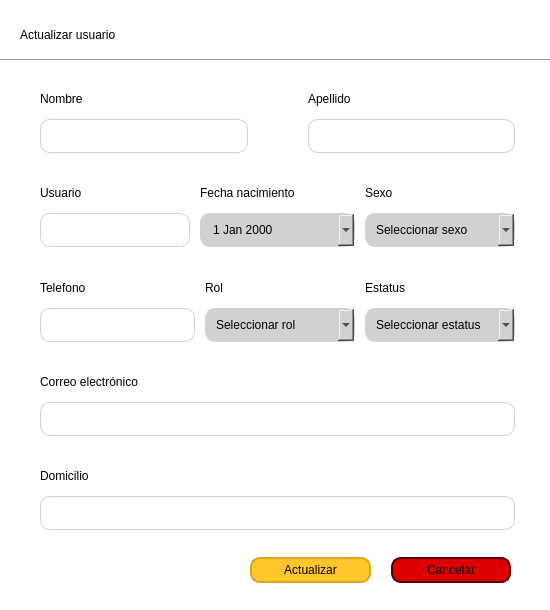
<?xml version="1.0" encoding="UTF-8"?>
<ui version="4.0">
 <class>Dialog</class>
 <widget class="QDialog" name="Dialog">
  <property name="geometry">
   <rect>
    <x>0</x>
    <y>0</y>
    <width>550</width>
    <height>610</height>
   </rect>
  </property>
  <property name="minimumSize">
   <size>
    <width>550</width>
    <height>610</height>
   </size>
  </property>
  <property name="maximumSize">
   <size>
    <width>550</width>
    <height>610</height>
   </size>
  </property>
  <property name="windowTitle">
   <string>Crear nuevo usuario | PyMexPro</string>
  </property>
  <property name="styleSheet">
   <string notr="true">QDialog {
	background-color: rgb(255, 255, 255);
}

QLabel {
	font: 12pt &quot;Verdana&quot;;
}

QPushButton {
	font: 12pt &quot;Verdana&quot;;
	padding: 4px 20px;
	border: 1px solid;
	border-radius: 10px;
}

QLineEdit, QComboBox, QDateEdit {
	font: 8pt &quot;Verdana&quot;;
	padding: 8px 10px;
	border: 1px solid #d1d1d1;
	border-radius: 10px;
}
 QDateEdit, QComboBox {
	background-color: #d1d1d1;
}</string>
  </property>
  <widget class="QLabel" name="txt_title">
   <property name="geometry">
    <rect>
     <x>20</x>
     <y>20</y>
     <width>271</width>
     <height>29</height>
    </rect>
   </property>
   <property name="styleSheet">
    <string notr="true">font: 700 18pt &quot;Verdana&quot;;</string>
   </property>
   <property name="text">
    <string>Actualizar usuario</string>
   </property>
  </widget>
  <widget class="Line" name="line">
   <property name="geometry">
    <rect>
     <x>0</x>
     <y>50</y>
     <width>551</width>
     <height>20</height>
    </rect>
   </property>
   <property name="orientation">
    <enum>Qt::Horizontal</enum>
   </property>
  </widget>
  <widget class="QWidget" name="layoutWidget">
   <property name="geometry">
    <rect>
     <x>250</x>
     <y>550</y>
     <width>261</width>
     <height>41</height>
    </rect>
   </property>
   <layout class="QHBoxLayout" name="horizontalLayout_4">
    <property name="spacing">
     <number>20</number>
    </property>
    <item>
     <widget class="QPushButton" name="btn_update_user">
      <property name="cursor">
       <cursorShape>PointingHandCursor</cursorShape>
      </property>
      <property name="styleSheet">
       <string notr="true">background-color: #ffc72c;
border: 2px solid #daa520;</string>
      </property>
      <property name="text">
       <string>Actualizar</string>
      </property>
      <property name="checkable">
       <bool>true</bool>
      </property>
      <property name="autoExclusive">
       <bool>true</bool>
      </property>
     </widget>
    </item>
    <item>
     <widget class="QPushButton" name="btn_cancel">
      <property name="cursor">
       <cursorShape>PointingHandCursor</cursorShape>
      </property>
      <property name="styleSheet">
       <string notr="true">background-color: #d00;
border: 2px solid #500;</string>
      </property>
      <property name="text">
       <string>Cancelar</string>
      </property>
      <property name="checkable">
       <bool>true</bool>
      </property>
      <property name="autoExclusive">
       <bool>true</bool>
      </property>
     </widget>
    </item>
   </layout>
  </widget>
  <widget class="QWidget" name="">
   <property name="geometry">
    <rect>
     <x>40</x>
     <y>79</y>
     <width>475</width>
     <height>451</height>
    </rect>
   </property>
   <layout class="QGridLayout" name="gridLayout">
    <property name="verticalSpacing">
     <number>20</number>
    </property>
    <item row="0" column="0">
     <layout class="QHBoxLayout" name="horizontalLayout">
      <item>
       <layout class="QVBoxLayout" name="verticalLayout">
        <property name="spacing">
         <number>0</number>
        </property>
        <property name="rightMargin">
         <number>30</number>
        </property>
        <item>
         <widget class="QLabel" name="label_2">
          <property name="text">
           <string>Nombre</string>
          </property>
         </widget>
        </item>
        <item>
         <widget class="QLineEdit" name="line_input_first_name">
          <property name="maximumSize">
           <size>
            <width>250</width>
            <height>16777215</height>
           </size>
          </property>
          <property name="placeholderText">
           <string/>
          </property>
         </widget>
        </item>
       </layout>
      </item>
      <item>
       <layout class="QVBoxLayout" name="verticalLayout_2">
        <property name="spacing">
         <number>0</number>
        </property>
        <property name="leftMargin">
         <number>30</number>
        </property>
        <property name="rightMargin">
         <number>0</number>
        </property>
        <item>
         <widget class="QLabel" name="label_3">
          <property name="text">
           <string>Apellido</string>
          </property>
         </widget>
        </item>
        <item>
         <widget class="QLineEdit" name="line_input_last_name">
          <property name="maximumSize">
           <size>
            <width>250</width>
            <height>16777215</height>
           </size>
          </property>
         </widget>
        </item>
       </layout>
      </item>
     </layout>
    </item>
    <item row="1" column="0">
     <layout class="QHBoxLayout" name="horizontalLayout_2">
      <property name="spacing">
       <number>10</number>
      </property>
      <item>
       <layout class="QVBoxLayout" name="verticalLayout_4">
        <property name="spacing">
         <number>0</number>
        </property>
        <item>
         <widget class="QLabel" name="label_9">
          <property name="text">
           <string>Usuario</string>
          </property>
         </widget>
        </item>
        <item>
         <widget class="QLineEdit" name="line_input_username">
          <property name="minimumSize">
           <size>
            <width>150</width>
            <height>0</height>
           </size>
          </property>
          <property name="maximumSize">
           <size>
            <width>150</width>
            <height>16777215</height>
           </size>
          </property>
         </widget>
        </item>
       </layout>
      </item>
      <item>
       <layout class="QVBoxLayout" name="verticalLayout_9">
        <property name="spacing">
         <number>0</number>
        </property>
        <item>
         <widget class="QLabel" name="label_4">
          <property name="text">
           <string>Fecha nacimiento</string>
          </property>
         </widget>
        </item>
        <item>
         <widget class="QDateEdit" name="cb_birth_date">
          <property name="sizePolicy">
           <sizepolicy hsizetype="Expanding" vsizetype="Fixed">
            <horstretch>0</horstretch>
            <verstretch>0</verstretch>
           </sizepolicy>
          </property>
          <property name="maximumSize">
           <size>
            <width>250</width>
            <height>16777215</height>
           </size>
          </property>
          <property name="cursor">
           <cursorShape>PointingHandCursor</cursorShape>
          </property>
          <property name="frame">
           <bool>true</bool>
          </property>
          <property name="readOnly">
           <bool>false</bool>
          </property>
          <property name="buttonSymbols">
           <enum>QAbstractSpinBox::UpDownArrows</enum>
          </property>
          <property name="showGroupSeparator" stdset="0">
           <bool>false</bool>
          </property>
          <property name="minimumDateTime">
           <datetime>
            <hour>0</hour>
            <minute>0</minute>
            <second>0</second>
            <year>1800</year>
            <month>1</month>
            <day>2</day>
           </datetime>
          </property>
          <property name="currentSection">
           <enum>QDateTimeEdit::DaySection</enum>
          </property>
          <property name="calendarPopup">
           <bool>true</bool>
          </property>
          <property name="date">
           <date>
            <year>2000</year>
            <month>1</month>
            <day>1</day>
           </date>
          </property>
         </widget>
        </item>
       </layout>
      </item>
      <item>
       <layout class="QVBoxLayout" name="verticalLayout_8">
        <property name="spacing">
         <number>0</number>
        </property>
        <item>
         <widget class="QLabel" name="label_10">
          <property name="text">
           <string>Sexo</string>
          </property>
         </widget>
        </item>
        <item>
         <widget class="QComboBox" name="cb_sex">
          <property name="minimumSize">
           <size>
            <width>150</width>
            <height>0</height>
           </size>
          </property>
          <property name="cursor">
           <cursorShape>PointingHandCursor</cursorShape>
          </property>
          <property name="currentText">
           <string/>
          </property>
          <property name="placeholderText">
           <string>Seleccionar sexo</string>
          </property>
          <item>
           <property name="text">
            <string>Masculino</string>
           </property>
          </item>
          <item>
           <property name="text">
            <string>Femenino</string>
           </property>
          </item>
         </widget>
        </item>
       </layout>
      </item>
     </layout>
    </item>
    <item row="2" column="0">
     <layout class="QHBoxLayout" name="horizontalLayout_3">
      <property name="spacing">
       <number>10</number>
      </property>
      <item>
       <layout class="QVBoxLayout" name="verticalLayout_3">
        <property name="spacing">
         <number>0</number>
        </property>
        <item>
         <widget class="QLabel" name="label_7">
          <property name="text">
           <string>Telefono</string>
          </property>
         </widget>
        </item>
        <item>
         <widget class="QLineEdit" name="line_input_phone">
          <property name="sizePolicy">
           <sizepolicy hsizetype="Expanding" vsizetype="Fixed">
            <horstretch>0</horstretch>
            <verstretch>0</verstretch>
           </sizepolicy>
          </property>
          <property name="maximumSize">
           <size>
            <width>16777215</width>
            <height>16777215</height>
           </size>
          </property>
         </widget>
        </item>
       </layout>
      </item>
      <item>
       <layout class="QVBoxLayout" name="verticalLayout_10">
        <property name="spacing">
         <number>0</number>
        </property>
        <item>
         <widget class="QLabel" name="label_12">
          <property name="text">
           <string>Rol</string>
          </property>
         </widget>
        </item>
        <item>
         <widget class="QComboBox" name="cb_role">
          <property name="minimumSize">
           <size>
            <width>150</width>
            <height>0</height>
           </size>
          </property>
          <property name="cursor">
           <cursorShape>PointingHandCursor</cursorShape>
          </property>
          <property name="placeholderText">
           <string>Seleccionar rol</string>
          </property>
          <item>
           <property name="text">
            <string>Operador</string>
           </property>
          </item>
          <item>
           <property name="text">
            <string>Jefe de Turno</string>
           </property>
          </item>
         </widget>
        </item>
       </layout>
      </item>
      <item>
       <layout class="QVBoxLayout" name="verticalLayout_11">
        <property name="spacing">
         <number>0</number>
        </property>
        <item>
         <widget class="QLabel" name="label_13">
          <property name="text">
           <string>Estatus</string>
          </property>
         </widget>
        </item>
        <item>
         <widget class="QComboBox" name="cb_status">
          <property name="minimumSize">
           <size>
            <width>150</width>
            <height>0</height>
           </size>
          </property>
          <property name="cursor">
           <cursorShape>PointingHandCursor</cursorShape>
          </property>
          <property name="placeholderText">
           <string>Seleccionar estatus</string>
          </property>
          <item>
           <property name="text">
            <string>Activo</string>
           </property>
          </item>
          <item>
           <property name="text">
            <string>Inactivo</string>
           </property>
          </item>
         </widget>
        </item>
       </layout>
      </item>
     </layout>
    </item>
    <item row="3" column="0">
     <layout class="QVBoxLayout" name="verticalLayout_5">
      <property name="spacing">
       <number>0</number>
      </property>
      <item>
       <widget class="QLabel" name="label_8">
        <property name="text">
         <string>Correo electrónico</string>
        </property>
       </widget>
      </item>
      <item>
       <widget class="QLineEdit" name="line_input_email"/>
      </item>
     </layout>
    </item>
    <item row="4" column="0">
     <layout class="QVBoxLayout" name="verticalLayout_6">
      <property name="spacing">
       <number>0</number>
      </property>
      <property name="sizeConstraint">
       <enum>QLayout::SetDefaultConstraint</enum>
      </property>
      <item>
       <widget class="QLabel" name="label_6">
        <property name="text">
         <string>Domicilio</string>
        </property>
       </widget>
      </item>
      <item>
       <widget class="QLineEdit" name="line_input_address"/>
      </item>
     </layout>
    </item>
   </layout>
  </widget>
 </widget>
 <resources/>
 <connections>
  <connection>
   <sender>btn_cancel</sender>
   <signal>toggled(bool)</signal>
   <receiver>Dialog</receiver>
   <slot>close()</slot>
   <hints>
    <hint type="sourcelabel">
     <x>510</x>
     <y>569</y>
    </hint>
    <hint type="destinationlabel">
     <x>601</x>
     <y>569</y>
    </hint>
   </hints>
  </connection>
 </connections>
</ui>
